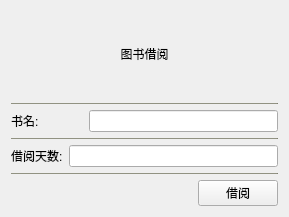
<?xml version="1.0" encoding="UTF-8"?>
<ui version="4.0">
 <class>Form</class>
 <widget class="QWidget" name="Form">
  <property name="geometry">
   <rect>
    <x>0</x>
    <y>0</y>
    <width>289</width>
    <height>217</height>
   </rect>
  </property>
  <property name="windowTitle">
   <string>Form</string>
  </property>
  <layout class="QGridLayout" name="gridLayout">
   <item row="0" column="0">
    <layout class="QVBoxLayout" name="verticalLayout">
     <item>
      <widget class="QLabel" name="label">
       <property name="styleSheet">
        <string notr="true">font: 12pt &quot;宋体&quot;;</string>
       </property>
       <property name="text">
        <string>图书借阅</string>
       </property>
       <property name="alignment">
        <set>Qt::AlignCenter</set>
       </property>
      </widget>
     </item>
     <item>
      <widget class="Line" name="line">
       <property name="maximumSize">
        <size>
         <width>16777215</width>
         <height>1</height>
        </size>
       </property>
       <property name="styleSheet">
        <string notr="true">background-color: rgb(126, 127, 113);</string>
       </property>
       <property name="orientation">
        <enum>Qt::Horizontal</enum>
       </property>
      </widget>
     </item>
     <item>
      <layout class="QHBoxLayout" name="horizontalLayout">
       <item>
        <widget class="QLabel" name="label_2">
         <property name="minimumSize">
          <size>
           <width>72</width>
           <height>0</height>
          </size>
         </property>
         <property name="styleSheet">
          <string notr="true">font: 12pt &quot;宋体&quot;;</string>
         </property>
         <property name="text">
          <string>书名:</string>
         </property>
        </widget>
       </item>
       <item>
        <widget class="QLineEdit" name="book_name_lineEdit">
         <property name="styleSheet">
          <string notr="true">font: 12pt &quot;宋体&quot;;</string>
         </property>
         <property name="readOnly">
          <bool>true</bool>
         </property>
        </widget>
       </item>
      </layout>
     </item>
     <item>
      <widget class="Line" name="line_2">
       <property name="maximumSize">
        <size>
         <width>16777215</width>
         <height>1</height>
        </size>
       </property>
       <property name="styleSheet">
        <string notr="true">background-color: rgb(126, 127, 113);</string>
       </property>
       <property name="orientation">
        <enum>Qt::Horizontal</enum>
       </property>
      </widget>
     </item>
     <item>
      <layout class="QHBoxLayout" name="horizontalLayout_2">
       <item>
        <widget class="QLabel" name="label_3">
         <property name="styleSheet">
          <string notr="true">font: 12pt &quot;宋体&quot;;</string>
         </property>
         <property name="text">
          <string>借阅天数:</string>
         </property>
        </widget>
       </item>
       <item>
        <widget class="QLineEdit" name="borrow_day_lineEdit">
         <property name="styleSheet">
          <string notr="true">font: 12pt &quot;宋体&quot;;</string>
         </property>
        </widget>
       </item>
      </layout>
     </item>
     <item>
      <widget class="Line" name="line_4">
       <property name="maximumSize">
        <size>
         <width>16777215</width>
         <height>1</height>
        </size>
       </property>
       <property name="styleSheet">
        <string notr="true">background-color: rgb(126, 127, 113);</string>
       </property>
       <property name="orientation">
        <enum>Qt::Horizontal</enum>
       </property>
      </widget>
     </item>
     <item>
      <layout class="QHBoxLayout" name="horizontalLayout_3">
       <item>
        <spacer name="horizontalSpacer">
         <property name="orientation">
          <enum>Qt::Horizontal</enum>
         </property>
         <property name="sizeHint" stdset="0">
          <size>
           <width>40</width>
           <height>20</height>
          </size>
         </property>
        </spacer>
       </item>
       <item>
        <widget class="QPushButton" name="borrow_pushButton">
         <property name="styleSheet">
          <string notr="true">font: 12pt &quot;宋体&quot;;</string>
         </property>
         <property name="text">
          <string>借阅</string>
         </property>
        </widget>
       </item>
      </layout>
     </item>
    </layout>
   </item>
  </layout>
 </widget>
 <resources/>
 <connections/>
</ui>
